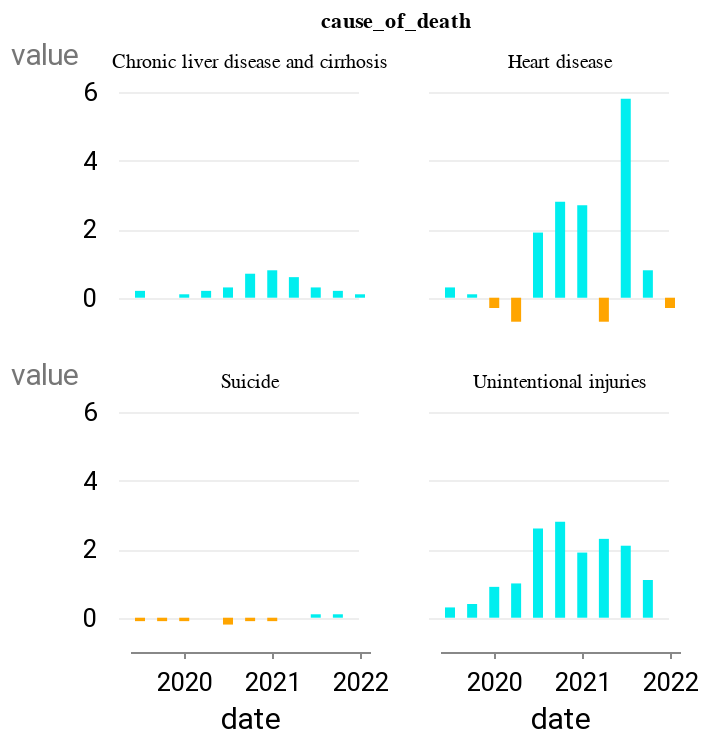

Notebook code for this chart:
### Code cell
(
    alt.Chart(chg_long)
    .mark_bar()
    .encode(
        x=alt.X("date"),
        y=alt.Y("value"),
        color=alt.condition(
            alt.datum.value > 0, alt.value("#00eeef"), alt.value("orange")
        ),
    )
    .properties(width=120, height=120)
    .facet(facet=alt.Facet("cause_of_death"), columns=2)
)

### Figure 1 — Vega-Lite specification as saved in the notebook (floating-point values rounded to 4 significant figures)
{"config": {"view": {"width": 800, "height": 450, "strokeOpacity": 0}, "background": "#ffffff", "title": {"anchor": "start", "font": "Summit Sans", "fontColor": "palette[\"black\"]", "fontSize": 18, "fontWeight": "normal"}, "arc": {"fill": "#00d4d8"}, "area": {"fill": "#00d4d8"}, "line": {"stroke": "#00d4d8", "strokeWidth": 3}, "path": {"stroke": "#00d4d8"}, "rect": {"fill": "#00d4d8"}, "shape": {"stroke": "#00d4d8"}, "bar": {"fill": "#00d4d8"}, "point": {"stroke": "#00d4d8"}, "symbol": {"fill": "#00d4d8", "size": 30}, "axis": {"titleFont": "Roboto", "titleFontSize": 15, "titleFontWeight": "normal", "labelFont": "Roboto, sans", "labelFontSize": 13, "labelFontWeight": "normal"}, "axisX": {"labelAngle": 0, "labelPadding": 6, "tickSize": 3, "grid": false}, "axisY": {"labelBaseline": "middle", "maxExtent": 45, "minExtent": 45, "titleAlign": "left", "titleAngle": 0, "titleX": -45, "titleY": -11, "domainOpacity": 0, "gridWidth": 0.6, "gridColor": "#dddddd", "offset": 6, "tickSize": 0, "titleColor": "#767676"}, "legend": {"titleFont": "Roboto", "titleFontSize": 15, "titleFontWeight": "normal", "symbolType": "square", "labelFont": "Roboto, sans", "labelFontSize": 13}, "range": {"category": ["#005f66", "#e37e2d", "#d64a3b", "#76b0ef", "#c1bc40"], "diverging": ["#e68a4f", "#f4bb6a", "#f9e39c", "#dadfe2", "#a6b7c6", "#849eae"], "heatmap": ["#7ff6f6", "#00eeef", "#00d4d8", "#00abb2", "#00848b", "#fbf2c7", "#00363d"], "ordinal": ["#7ff6f6", "#00eeef", "#00d4d8", "#00abb2", "#00848b", "#fbf2c7", "#00363d"], "ramp": ["#7ff6f6", "#00eeef", "#00d4d8", "#00abb2", "#00848b", "#fbf2c7", "#00363d"]}}, "data": {"name": "data-029c818c1c2883a077e5bba40b09aa1c"}, "facet": {"field": "cause_of_death", "type": "nominal"}, "spec": {"mark": "bar", "encoding": {"color": {"condition": {"value": "#00eeef", "test": "(datum.value > 0)"}, "value": "orange"}, "x": {"field": "date", "type": "temporal"}, "y": {"field": "value", "type": "quantitative"}}, "height": 120, "width": 120}, "columns": 2, "$schema": "https://vega.github.io/schema/vega-lite/v4.17.0.json", "datasets": {"data-029c818c1c2883a077e5bba40b09aa1c": [{"date": "2019-03-31T00:00:00", "cause_of_death": "Chronic liver disease and cirrhosis", "value": null}, {"date": "2019-06-30T00:00:00", "cause_of_death": "Chronic liver disease and cirrhosis", "value": 0.2}, {"date": "2019-09-30T00:00:00", "cause_of_death": "Chronic liver disease and cirrhosis", "value": 0.0}, {"date": "2019-12-31T00:00:00", "cause_of_death": "Chronic liver disease and cirrhosis", "value": 0.1}, {"date": "2020-03-31T00:00:00", "cause_of_death": "Chronic liver disease and cirrhosis", "value": 0.2}, {"date": "2020-06-30T00:00:00", "cause_of_death": "Chronic liver disease and cirrhosis", "value": 0.3}, {"date": "2020-09-30T00:00:00", "cause_of_death": "Chronic liver disease and cirrhosis", "value": 0.7}, {"date": "2020-12-31T00:00:00", "cause_of_death": "Chronic liver disease and cirrhosis", "value": 0.8}, {"date": "2021-03-31T00:00:00", "cause_of_death": "Chronic liver disease and cirrhosis", "value": 0.6}, {"date": "2021-06-30T00:00:00", "cause_of_death": "Chronic liver disease and cirrhosis", "value": 0.3}, {"date": "2021-09-30T00:00:00", "cause_of_death": "Chronic liver disease and cirrhosis", "value": 0.2}, {"date": "2021-12-31T00:00:00", "cause_of_death": "Chronic liver disease and cirrhosis", "value": 0.1}, {"date": "2019-03-31T00:00:00", "cause_of_death": "Heart disease", "value": null}, {"date": "2019-06-30T00:00:00", "cause_of_death": "Heart disease", "value": 0.3}, {"date": "2019-09-30T00:00:00", "cause_of_death": "Heart disease", "value": 0.1}, {"date": "2019-12-31T00:00:00", "cause_of_death": "Heart disease", "value": -0.3}, {"date": "2020-03-31T00:00:00", "cause_of_death": "Heart disease", "value": -0.7}, {"date": "2020-06-30T00:00:00", "cause_of_death": "Heart disease", "value": 1.9}, {"date": "2020-09-30T00:00:00", "cause_of_death": "Heart disease", "value": 2.8}, {"date": "2020-12-31T00:00:00", "cause_of_death": "Heart disease", "value": 2.7}, {"date": "2021-03-31T00:00:00", "cause_of_death": "Heart disease", "value": -0.7}, {"date": "2021-06-30T00:00:00", "cause_of_death": "Heart disease", "value": 5.8}, {"date": "2021-09-30T00:00:00", "cause_of_death": "Heart disease", "value": 0.8}, {"date": "2021-12-31T00:00:00", "cause_of_death": "Heart disease", "value": -0.3}, {"date": "2019-03-31T00:00:00", "cause_of_death": "Suicide", "value": null}, {"date": "2019-06-30T00:00:00", "cause_of_death": "Suicide", "value": -0.1}, {"date": "2019-09-30T00:00:00", "cause_of_death": "Suicide", "value": -0.1}, {"date": "2019-12-31T00:00:00", "cause_of_death": "Suicide", "value": -0.1}, {"date": "2020-03-31T00:00:00", "cause_of_death": "Suicide", "value": 0.0}, {"date": "2020-06-30T00:00:00", "cause_of_death": "Suicide", "value": -0.2}, {"date": "2020-09-30T00:00:00", "cause_of_death": "Suicide", "value": -0.1}, {"date": "2020-12-31T00:00:00", "cause_of_death": "Suicide", "value": -0.1}, {"date": "2021-03-31T00:00:00", "cause_of_death": "Suicide", "value": 0.0}, {"date": "2021-06-30T00:00:00", "cause_of_death": "Suicide", "value": 0.1}, {"date": "2021-09-30T00:00:00", "cause_of_death": "Suicide", "value": 0.1}, {"date": "2021-12-31T00:00:00", "cause_of_death": "Suicide", "value": null}, {"date": "2019-03-31T00:00:00", "cause_of_death": "Unintentional injuries", "value": null}, {"date": "2019-06-30T00:00:00", "cause_of_death": "Unintentional injuries", "value": 0.3}, {"date": "2019-09-30T00:00:00", "cause_of_death": "Unintentional injuries", "value": 0.4}, {"date": "2019-12-31T00:00:00", "cause_of_death": "Unintentional injuries", "value": 0.9}, {"date": "2020-03-31T00:00:00", "cause_of_death": "Unintentional injuries", "value": 1.0}, {"date": "2020-06-30T00:00:00", "cause_of_death": "Unintentional injuries", "value": 2.6}, {"date": "2020-09-30T00:00:00", "cause_of_death": "Unintentional injuries", "value": 2.8}, {"date": "2020-12-31T00:00:00", "cause_of_death": "Unintentional injuries", "value": 1.9}, {"date": "2021-03-31T00:00:00", "cause_of_death": "Unintentional injuries", "value": 2.3}, {"date": "2021-06-30T00:00:00", "cause_of_death": "Unintentional injuries", "value": 2.1}, {"date": "2021-09-30T00:00:00", "cause_of_death": "Unintentional injuries", "value": 1.1}, {"date": "2021-12-31T00:00:00", "cause_of_death": "Unintentional injuries", "value": null}]}}
